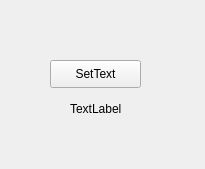
<?xml version="1.0" encoding="UTF-8"?>
<ui version="4.0">
 <class>MainWindow</class>
 <widget class="QMainWindow" name="MainWindow">
  <property name="geometry">
   <rect>
    <x>0</x>
    <y>0</y>
    <width>205</width>
    <height>169</height>
   </rect>
  </property>
  <property name="windowTitle">
   <string>MainWindow</string>
  </property>
  <widget class="QWidget" name="centralwidget">
   <widget class="QPushButton" name="btnSetText">
    <property name="geometry">
     <rect>
      <x>50</x>
      <y>60</y>
      <width>91</width>
      <height>28</height>
     </rect>
    </property>
    <property name="text">
     <string>SetText</string>
    </property>
   </widget>
   <widget class="QLabel" name="lblLabel">
    <property name="geometry">
     <rect>
      <x>70</x>
      <y>100</y>
      <width>59</width>
      <height>17</height>
     </rect>
    </property>
    <property name="text">
     <string>TextLabel</string>
    </property>
   </widget>
  </widget>
 </widget>
 <resources/>
 <connections/>
</ui>
